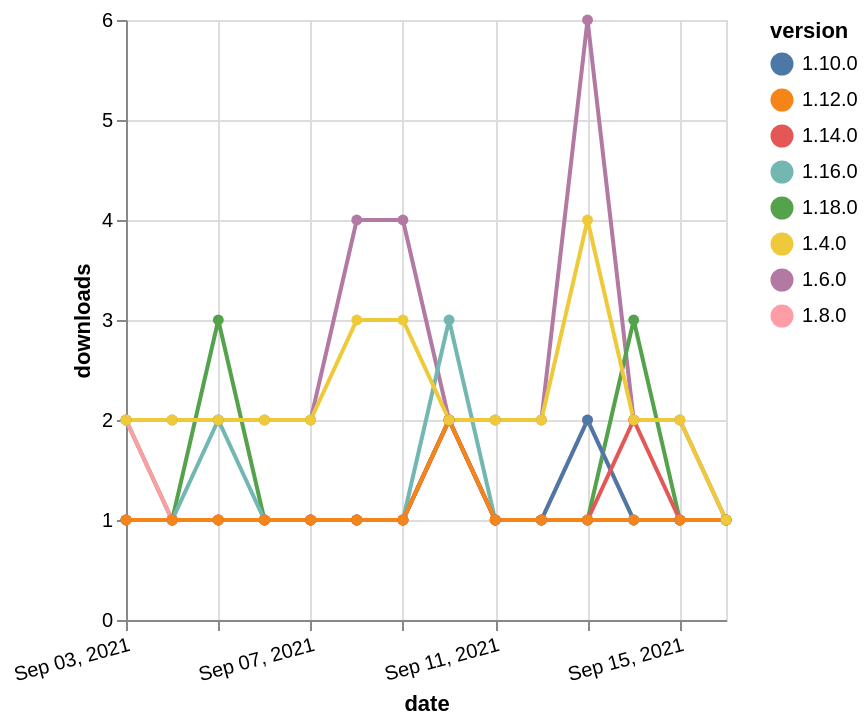

The specification (Vega-Lite) saved for this image:
### Vega-Lite specification from a JSON file in a GitHub repository (floating-point values rounded to 4 significant figures)
{"$schema": "https://vega.github.io/schema/vega-lite/v5.json", "description": "A simple bar chart with embedded data.", "data": {"values": [{"date": "2021-09-03", "total": 2592, "delta": 2, "version": "1.6.0"}, {"date": "2021-09-04", "total": 2594, "delta": 2, "version": "1.6.0"}, {"date": "2021-09-05", "total": 2596, "delta": 2, "version": "1.6.0"}, {"date": "2021-09-06", "total": 2598, "delta": 2, "version": "1.6.0"}, {"date": "2021-09-07", "total": 2600, "delta": 2, "version": "1.6.0"}, {"date": "2021-09-08", "total": 2604, "delta": 4, "version": "1.6.0"}, {"date": "2021-09-09", "total": 2608, "delta": 4, "version": "1.6.0"}, {"date": "2021-09-10", "total": 2610, "delta": 2, "version": "1.6.0"}, {"date": "2021-09-11", "total": 2612, "delta": 2, "version": "1.6.0"}, {"date": "2021-09-12", "total": 2614, "delta": 2, "version": "1.6.0"}, {"date": "2021-09-13", "total": 2620, "delta": 6, "version": "1.6.0"}, {"date": "2021-09-14", "total": 2622, "delta": 2, "version": "1.6.0"}, {"date": "2021-09-15", "total": 2624, "delta": 2, "version": "1.6.0"}, {"date": "2021-09-16", "total": 2625, "delta": 1, "version": "1.6.0"}, {"date": "2021-09-03", "total": 124, "delta": 2, "version": "1.18.0"}, {"date": "2021-09-04", "total": 125, "delta": 1, "version": "1.18.0"}, {"date": "2021-09-05", "total": 128, "delta": 3, "version": "1.18.0"}, {"date": "2021-09-06", "total": 129, "delta": 1, "version": "1.18.0"}, {"date": "2021-09-07", "total": 130, "delta": 1, "version": "1.18.0"}, {"date": "2021-09-08", "total": 131, "delta": 1, "version": "1.18.0"}, {"date": "2021-09-09", "total": 132, "delta": 1, "version": "1.18.0"}, {"date": "2021-09-10", "total": 134, "delta": 2, "version": "1.18.0"}, {"date": "2021-09-11", "total": 135, "delta": 1, "version": "1.18.0"}, {"date": "2021-09-12", "total": 136, "delta": 1, "version": "1.18.0"}, {"date": "2021-09-13", "total": 137, "delta": 1, "version": "1.18.0"}, {"date": "2021-09-14", "total": 140, "delta": 3, "version": "1.18.0"}, {"date": "2021-09-15", "total": 141, "delta": 1, "version": "1.18.0"}, {"date": "2021-09-16", "total": 142, "delta": 1, "version": "1.18.0"}, {"date": "2021-09-03", "total": 274, "delta": 2, "version": "1.8.0"}, {"date": "2021-09-04", "total": 275, "delta": 1, "version": "1.8.0"}, {"date": "2021-09-05", "total": 276, "delta": 1, "version": "1.8.0"}, {"date": "2021-09-06", "total": 277, "delta": 1, "version": "1.8.0"}, {"date": "2021-09-07", "total": 278, "delta": 1, "version": "1.8.0"}, {"date": "2021-09-08", "total": 279, "delta": 1, "version": "1.8.0"}, {"date": "2021-09-09", "total": 280, "delta": 1, "version": "1.8.0"}, {"date": "2021-09-10", "total": 282, "delta": 2, "version": "1.8.0"}, {"date": "2021-09-11", "total": 283, "delta": 1, "version": "1.8.0"}, {"date": "2021-09-12", "total": 284, "delta": 1, "version": "1.8.0"}, {"date": "2021-09-13", "total": 286, "delta": 2, "version": "1.8.0"}, {"date": "2021-09-14", "total": 287, "delta": 1, "version": "1.8.0"}, {"date": "2021-09-15", "total": 288, "delta": 1, "version": "1.8.0"}, {"date": "2021-09-16", "total": 289, "delta": 1, "version": "1.8.0"}, {"date": "2021-09-03", "total": 213, "delta": 1, "version": "1.10.0"}, {"date": "2021-09-04", "total": 214, "delta": 1, "version": "1.10.0"}, {"date": "2021-09-05", "total": 215, "delta": 1, "version": "1.10.0"}, {"date": "2021-09-06", "total": 216, "delta": 1, "version": "1.10.0"}, {"date": "2021-09-07", "total": 217, "delta": 1, "version": "1.10.0"}, {"date": "2021-09-08", "total": 218, "delta": 1, "version": "1.10.0"}, {"date": "2021-09-09", "total": 219, "delta": 1, "version": "1.10.0"}, {"date": "2021-09-10", "total": 221, "delta": 2, "version": "1.10.0"}, {"date": "2021-09-11", "total": 222, "delta": 1, "version": "1.10.0"}, {"date": "2021-09-12", "total": 223, "delta": 1, "version": "1.10.0"}, {"date": "2021-09-13", "total": 225, "delta": 2, "version": "1.10.0"}, {"date": "2021-09-14", "total": 226, "delta": 1, "version": "1.10.0"}, {"date": "2021-09-15", "total": 227, "delta": 1, "version": "1.10.0"}, {"date": "2021-09-16", "total": 228, "delta": 1, "version": "1.10.0"}, {"date": "2021-09-03", "total": 203, "delta": 1, "version": "1.16.0"}, {"date": "2021-09-04", "total": 204, "delta": 1, "version": "1.16.0"}, {"date": "2021-09-05", "total": 206, "delta": 2, "version": "1.16.0"}, {"date": "2021-09-06", "total": 207, "delta": 1, "version": "1.16.0"}, {"date": "2021-09-07", "total": 208, "delta": 1, "version": "1.16.0"}, {"date": "2021-09-08", "total": 209, "delta": 1, "version": "1.16.0"}, {"date": "2021-09-09", "total": 210, "delta": 1, "version": "1.16.0"}, {"date": "2021-09-10", "total": 213, "delta": 3, "version": "1.16.0"}, {"date": "2021-09-11", "total": 214, "delta": 1, "version": "1.16.0"}, {"date": "2021-09-12", "total": 215, "delta": 1, "version": "1.16.0"}, {"date": "2021-09-13", "total": 216, "delta": 1, "version": "1.16.0"}, {"date": "2021-09-14", "total": 217, "delta": 1, "version": "1.16.0"}, {"date": "2021-09-15", "total": 218, "delta": 1, "version": "1.16.0"}, {"date": "2021-09-16", "total": 219, "delta": 1, "version": "1.16.0"}, {"date": "2021-09-03", "total": 180, "delta": 1, "version": "1.14.0"}, {"date": "2021-09-04", "total": 181, "delta": 1, "version": "1.14.0"}, {"date": "2021-09-05", "total": 182, "delta": 1, "version": "1.14.0"}, {"date": "2021-09-06", "total": 183, "delta": 1, "version": "1.14.0"}, {"date": "2021-09-07", "total": 184, "delta": 1, "version": "1.14.0"}, {"date": "2021-09-08", "total": 185, "delta": 1, "version": "1.14.0"}, {"date": "2021-09-09", "total": 186, "delta": 1, "version": "1.14.0"}, {"date": "2021-09-10", "total": 188, "delta": 2, "version": "1.14.0"}, {"date": "2021-09-11", "total": 189, "delta": 1, "version": "1.14.0"}, {"date": "2021-09-12", "total": 190, "delta": 1, "version": "1.14.0"}, {"date": "2021-09-13", "total": 191, "delta": 1, "version": "1.14.0"}, {"date": "2021-09-14", "total": 193, "delta": 2, "version": "1.14.0"}, {"date": "2021-09-15", "total": 194, "delta": 1, "version": "1.14.0"}, {"date": "2021-09-16", "total": 195, "delta": 1, "version": "1.14.0"}, {"date": "2021-09-03", "total": 206, "delta": 1, "version": "1.12.0"}, {"date": "2021-09-04", "total": 207, "delta": 1, "version": "1.12.0"}, {"date": "2021-09-05", "total": 208, "delta": 1, "version": "1.12.0"}, {"date": "2021-09-06", "total": 209, "delta": 1, "version": "1.12.0"}, {"date": "2021-09-07", "total": 210, "delta": 1, "version": "1.12.0"}, {"date": "2021-09-08", "total": 211, "delta": 1, "version": "1.12.0"}, {"date": "2021-09-09", "total": 212, "delta": 1, "version": "1.12.0"}, {"date": "2021-09-10", "total": 214, "delta": 2, "version": "1.12.0"}, {"date": "2021-09-11", "total": 215, "delta": 1, "version": "1.12.0"}, {"date": "2021-09-12", "total": 216, "delta": 1, "version": "1.12.0"}, {"date": "2021-09-13", "total": 217, "delta": 1, "version": "1.12.0"}, {"date": "2021-09-14", "total": 218, "delta": 1, "version": "1.12.0"}, {"date": "2021-09-15", "total": 219, "delta": 1, "version": "1.12.0"}, {"date": "2021-09-16", "total": 220, "delta": 1, "version": "1.12.0"}, {"date": "2021-09-03", "total": 2354, "delta": 2, "version": "1.4.0"}, {"date": "2021-09-04", "total": 2356, "delta": 2, "version": "1.4.0"}, {"date": "2021-09-05", "total": 2358, "delta": 2, "version": "1.4.0"}, {"date": "2021-09-06", "total": 2360, "delta": 2, "version": "1.4.0"}, {"date": "2021-09-07", "total": 2362, "delta": 2, "version": "1.4.0"}, {"date": "2021-09-08", "total": 2365, "delta": 3, "version": "1.4.0"}, {"date": "2021-09-09", "total": 2368, "delta": 3, "version": "1.4.0"}, {"date": "2021-09-10", "total": 2370, "delta": 2, "version": "1.4.0"}, {"date": "2021-09-11", "total": 2372, "delta": 2, "version": "1.4.0"}, {"date": "2021-09-12", "total": 2374, "delta": 2, "version": "1.4.0"}, {"date": "2021-09-13", "total": 2378, "delta": 4, "version": "1.4.0"}, {"date": "2021-09-14", "total": 2380, "delta": 2, "version": "1.4.0"}, {"date": "2021-09-15", "total": 2382, "delta": 2, "version": "1.4.0"}, {"date": "2021-09-16", "total": 2383, "delta": 1, "version": "1.4.0"}]}, "width": "container", "mark": {"type": "line", "point": {"filled": true}}, "encoding": {"x": {"field": "date", "type": "temporal", "timeUnit": "yearmonthdate", "title": "date", "axis": {"labelAngle": -15}}, "y": {"field": "delta", "type": "quantitative", "title": "downloads"}, "color": {"field": "version", "type": "nominal"}, "tooltip": {"field": "delta"}}}
